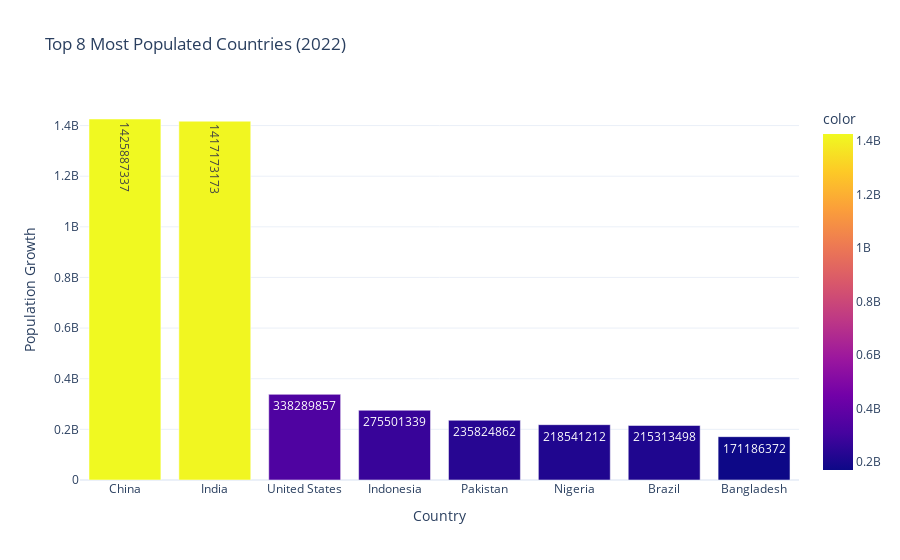

Write notebook code for a chart like this one.
### Code cell
top_8_populated_countries_1970 = df.groupby('Country/Territory')['1970 Population'].sum().sort_values(ascending=False).head(8)
 top_8_populated_countries_2022 = df.groupby('Country/Territory')['2022 Population'].sum().sort_values(ascending=False).head(8)
 features = {'top_8_populated_countries_1970': top_8_populated_countries_1970,'top_8_populated_countries_2022': top_8_populated_countries_2022}
 for feature_name, feature_data in features.items():
     year = feature_name.split('_')[-1] # Extract the year from the feature name
     fig = px.bar(x=feature_data.index,
     y=feature_data.values,
     text=feature_data.values,
     color=feature_data.values,
     title=f'Top 8 Most Populated Countries ({year})',
     template='plotly_white')
 fig.update_layout(xaxis_title='Country',
 yaxis_title='Population Growth')
 fig.show()

### Figure 1 — Plotly figure (JSON) as saved in the notebook; plotly's stock layout.template omitted (floating-point values rounded to 4 significant figures)
{"data": [{"alignmentgroup": "True", "hovertemplate": "x=%{x}<br>y=%{y}<br>text=%{text}<br>color=%{marker.color}<extra></extra>", "legendgroup": "", "marker": {"color": [1425887337, 1417173173, 338289857, 275501339, 235824862, 218541212, 215313498, 171186372], "coloraxis": "coloraxis", "pattern": {"shape": ""}}, "name": "", "offsetgroup": "", "orientation": "v", "showlegend": false, "text": [1425887337, 1417173173, 338289857, 275501339, 235824862, 218541212, 215313498, 171186372], "textposition": "auto", "type": "bar", "x": ["China", "India", "United States", "Indonesia", "Pakistan", "Nigeria", "Brazil", "Bangladesh"], "xaxis": "x", "y": [1425887337, 1417173173, 338289857, 275501339, 235824862, 218541212, 215313498, 171186372], "yaxis": "y"}], "layout": {"autosize": true, "barmode": "relative", "coloraxis": {"colorbar": {"title": {"text": "color"}}, "colorscale": [[0, "#0d0887"], [0.1111, "#46039f"], [0.2222, "#7201a8"], [0.3333, "#9c179e"], [0.4444, "#bd3786"], [0.5556, "#d8576b"], [0.6667, "#ed7953"], [0.7778, "#fb9f3a"], [0.8889, "#fdca26"], [1, "#f0f921"]]}, "legend": {"tracegroupgap": 0}, "title": {"text": "Top 8 Most Populated Countries (2022)"}, "xaxis": {"anchor": "y", "autorange": true, "domain": [0, 1], "range": [-0.5, 7.5], "title": {"text": "Country"}, "type": "category"}, "yaxis": {"anchor": "x", "autorange": true, "domain": [0, 1], "range": [0, 1501000000.0], "title": {"text": "Population Growth"}, "type": "linear"}}}
